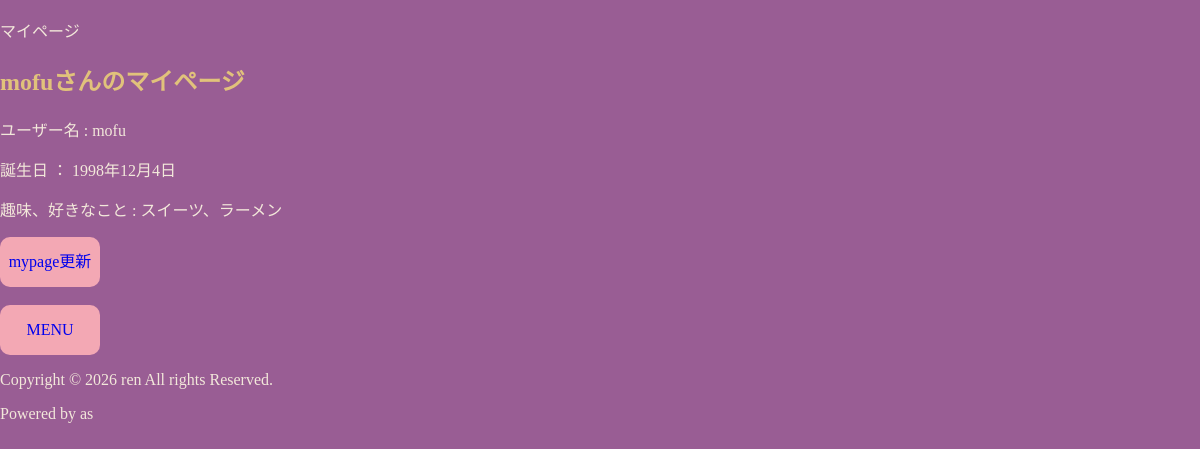
The page /myjob/mypage/ (signed in) on the database its author committed.
### myjob/models.py (models this page shows, shortened)
class Edit(models.Model):
    user = models.OneToOneField(settings.AUTH_USER_MODEL, on_delete=models.CASCADE)
    bio = models.TextField(max_length=50, blank=True,verbose_name="表示名")
    birth_date = models.DateField(null=True, blank=True,verbose_name="誕生日")
    like = models.TextField(max_length=500, blank=True,verbose_name="趣味、好きなもの")

### myjob/views.py (the view)
# urls.py: path("mypage/", views.MypageView.as_view(), name="mypage"),
class MypageView(LoginRequiredMixin,TemplateView):
    template_name = "myjob/mypage.html"
    def get_context_data(self, **kwargs):
        context = super().get_context_data(**kwargs)
        edit, created = Edit.objects.get_or_create(user=self.request.user)
        context["edit"] = edit
        return context

### templates/myjob/mypage.html
{% extends "base/myjob_base.html" %}
 {% load static %}
 {% block content %}
 {% block title %}
マイページ
{% endblock title %}
{% block main %}
<h2>{{edit.bio}}さんのマイページ</h2>
<p>ユーザー名 : {{edit.bio}} </p>
<p>誕生日 ： {{edit.birth_date}}
<p>趣味、好きなこと : {{edit.like}} </p>
<div class="button">
<a href="{% url 'myjob:editprofile' %}">mypage更新</a></div>
<br>
<div class="button">
<a href="{% url 'myjob:menu' %}">MENU</a></div>
{% endblock main %}
{% endblock content %}

### static/myjob/css/base.css (style rules this page uses)
body { min-height: auto; margin-left: auto; margin-right: auto; margin-top: 1.5%; background-color: rgb(153, 93, 148); color: #faf3e0ec; }
h2 { color: #e7ca79ec; background-color: rgb(153, 93, 148); }
.button a { width: 100px; height: 50px; text-decoration: none; display: block; background-color: #f3a8b4; text-align: center; line-height: 50px; border-radius: 10px; }

### rows shown on the page
Edit: bio "mofu", birth_date "1998年12月4日", like "スイーツ、ラーメン"
